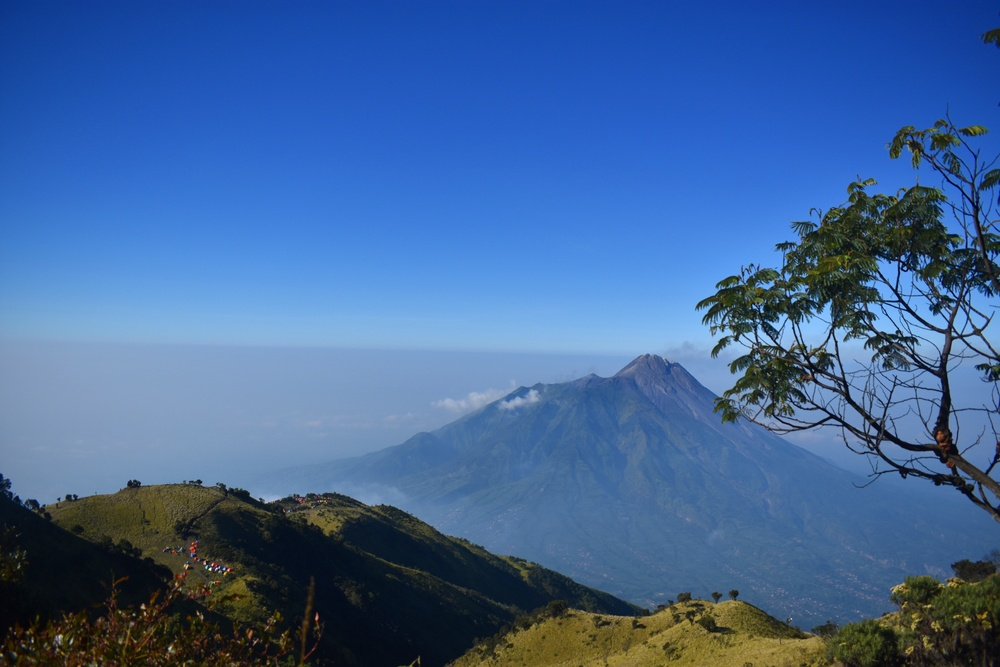
#> input picture gunung.jpg, 1000 x 667 px, shrunk from 4000 x 2667 before the run
$ python sesi4.py
#> lines starting #> are read from the running program, lines starting #| are printed output that depends on the picture

from pathlib import Path

import numpy as np
import matplotlib.pyplot as plt

path = Path(__file__).resolve().parent / "gunung.jpg"
my_image = plt.imread(path)
#> my_image is the input picture: shape (667, 1000, 3); mean R, G, B 64.8, 101.6, 153.6


def brightness(img, factor):
#> called with factor = 50
    img_result = img.astype(np.float32) + factor
    img_result = np.clip(img_result, 0, 255)
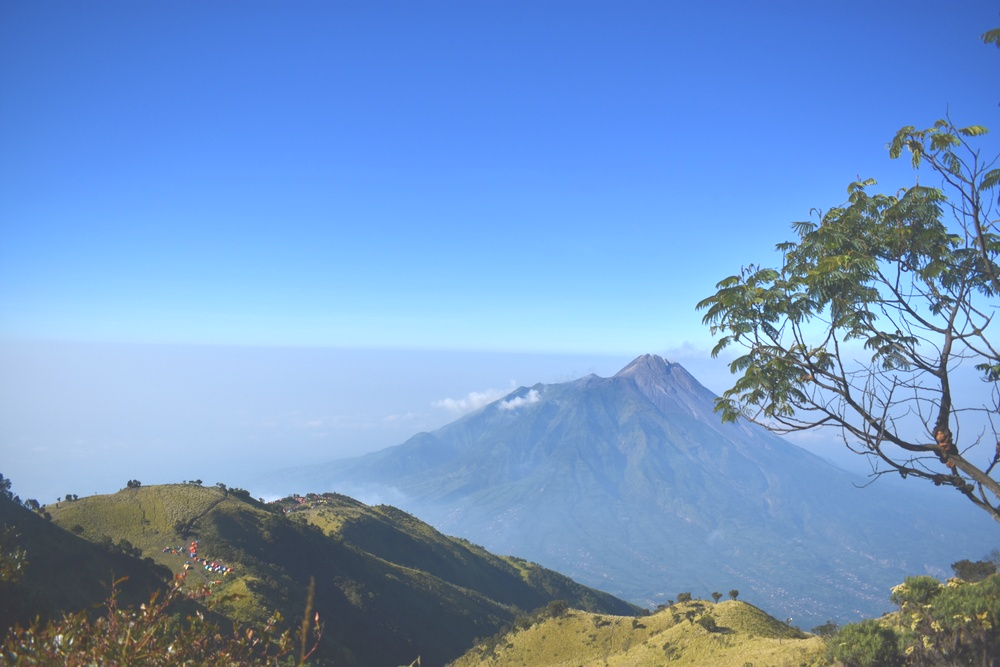
#> img_result: shape (667, 1000, 3) float32; mean R, G, B 114.8, 151.6, 200
    return img_result.astype(np.uint8)


def adjust_contrast(img, factor):
#> called with factor = 2
    mean = 128
    img_result = img.astype(np.float32)
    img_result = mean + factor * (img_result - mean)
    img_result = np.clip(img_result, 0, 255)
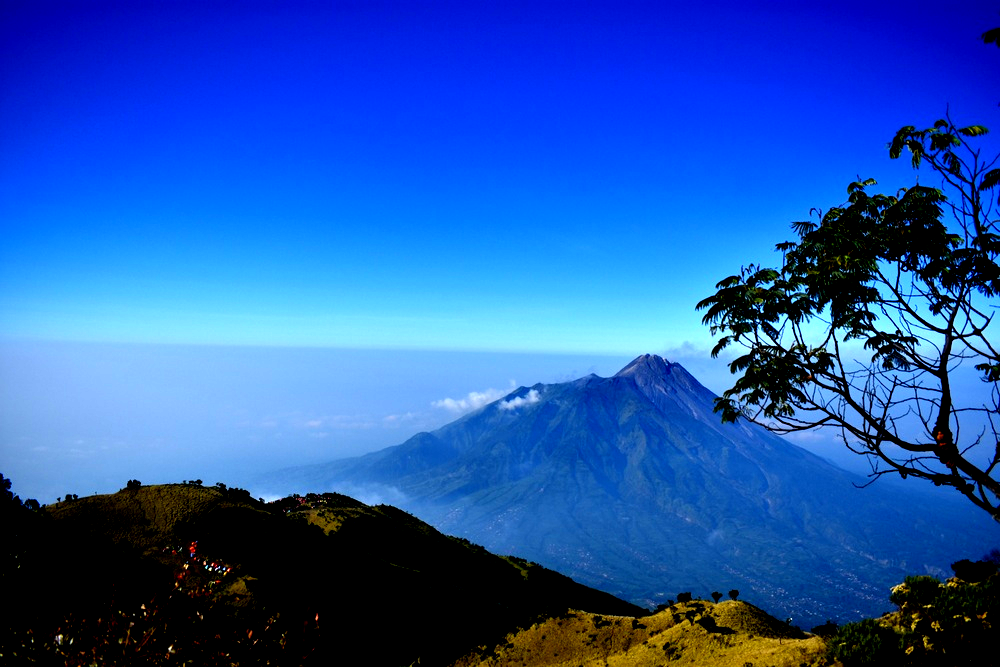
#> img_result: shape (667, 1000, 3) float32; mean R, G, B 32.8, 87, 177
    return img_result.astype(np.uint8)


if my_image.ndim == 2:
    display_image = my_image
elif my_image.shape[2] == 4:
    display_image = my_image[:, :, :3]
else:
    display_image = my_image

bright = brightness(display_image, 50)
contrast_image = adjust_contrast(display_image, 2)

plt.figure(figsize=(12, 4))

plt.subplot(1, 3, 1)
plt.imshow(display_image, cmap="gray" if display_image.ndim == 2 else None)
plt.title("Gambar Asli")
plt.axis("off")

plt.subplot(1, 3, 2)
plt.imshow(bright, cmap="gray" if bright.ndim == 2 else None)
plt.title("Brightness +50")
plt.axis("off")

plt.subplot(1, 3, 3)
plt.imshow(
    contrast_image,
    cmap="gray" if contrast_image.ndim == 2 else None,
)
plt.title("Kontras x2")
plt.axis("off")

plt.tight_layout()
plt.show()
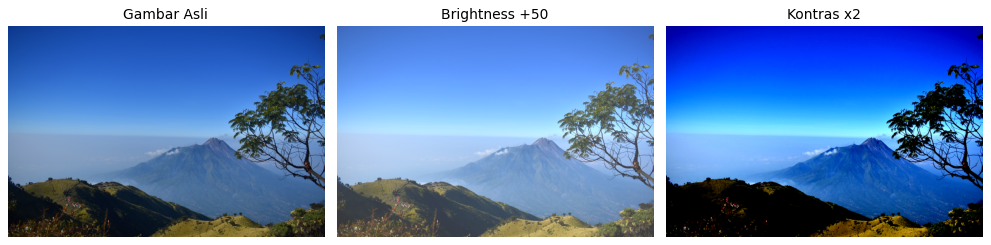
#> figure drawn by matplotlib, 3 panels

$ run again, with citra_awal.png saved as gunung.jpg
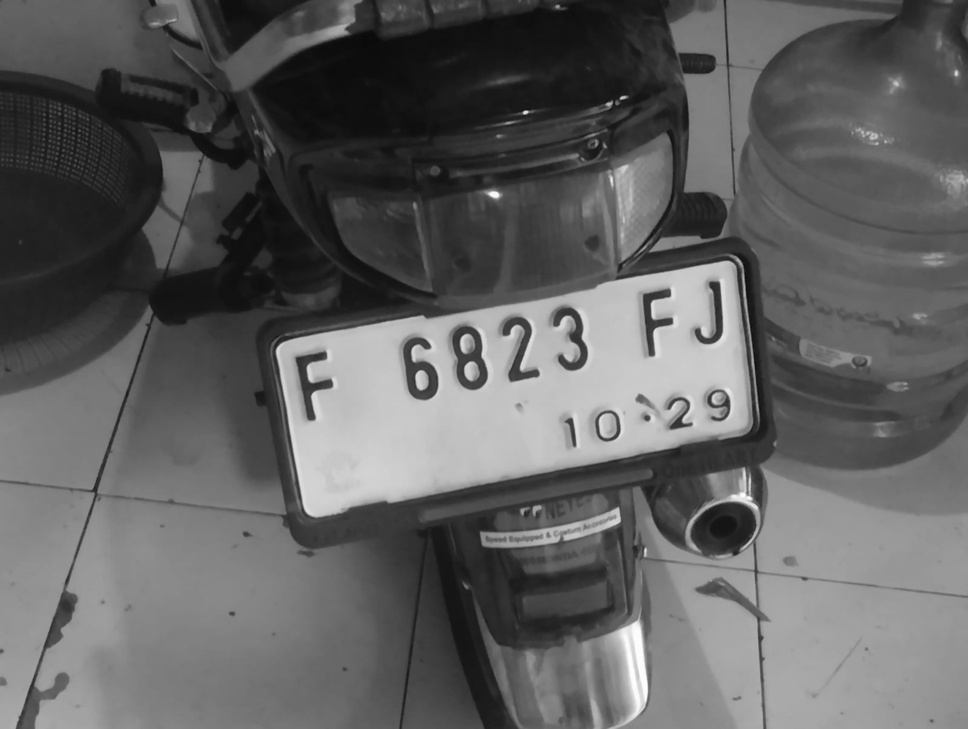
#> input picture citra_awal.png, 968 x 729 px, shrunk from 1600 x 1204 before the run
#> my_image is the input picture: shape (729, 968); min 9, max 255, mean 96.2
#> in adjust_contrast, `img_result = np.clip(img_result, 0, 255)`:
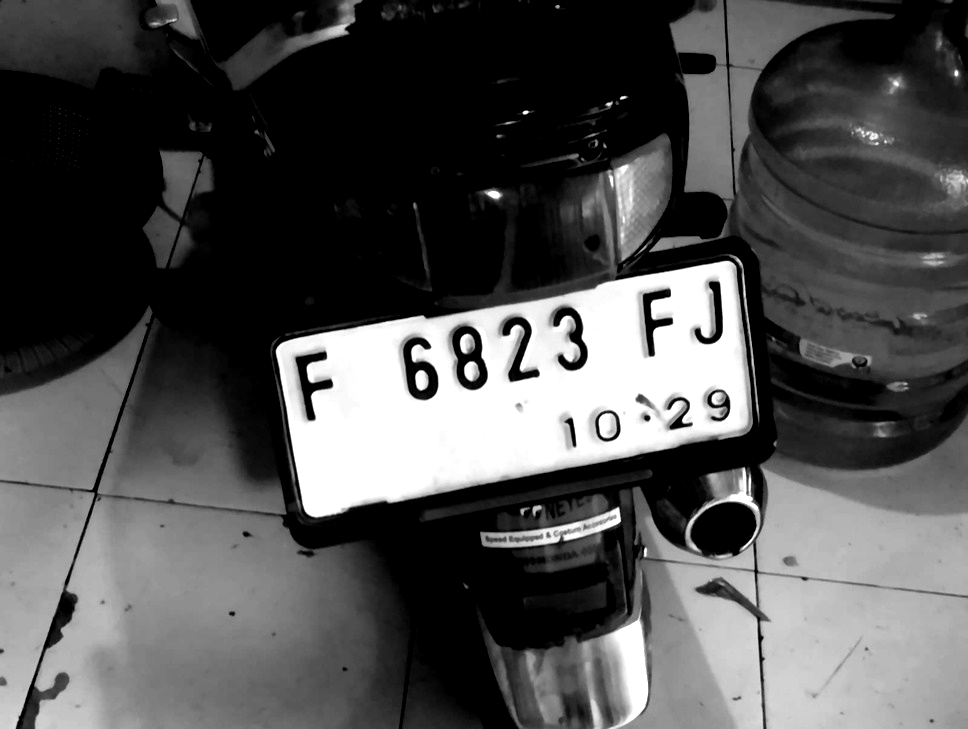
#> img_result: shape (729, 968) float32; min 0, max 255, mean 79.9
#> `plt.show()`:
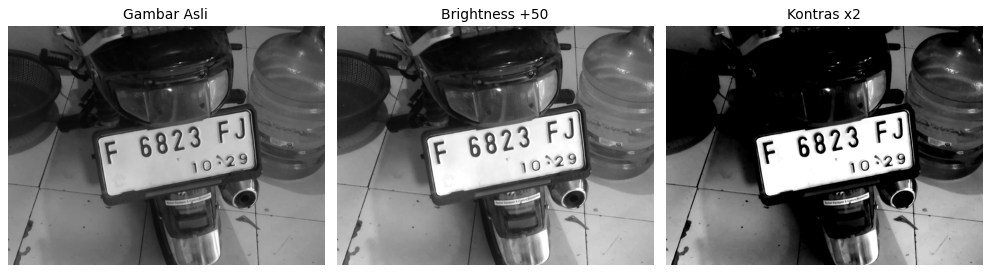
#> figure drawn by matplotlib, 3 panels
